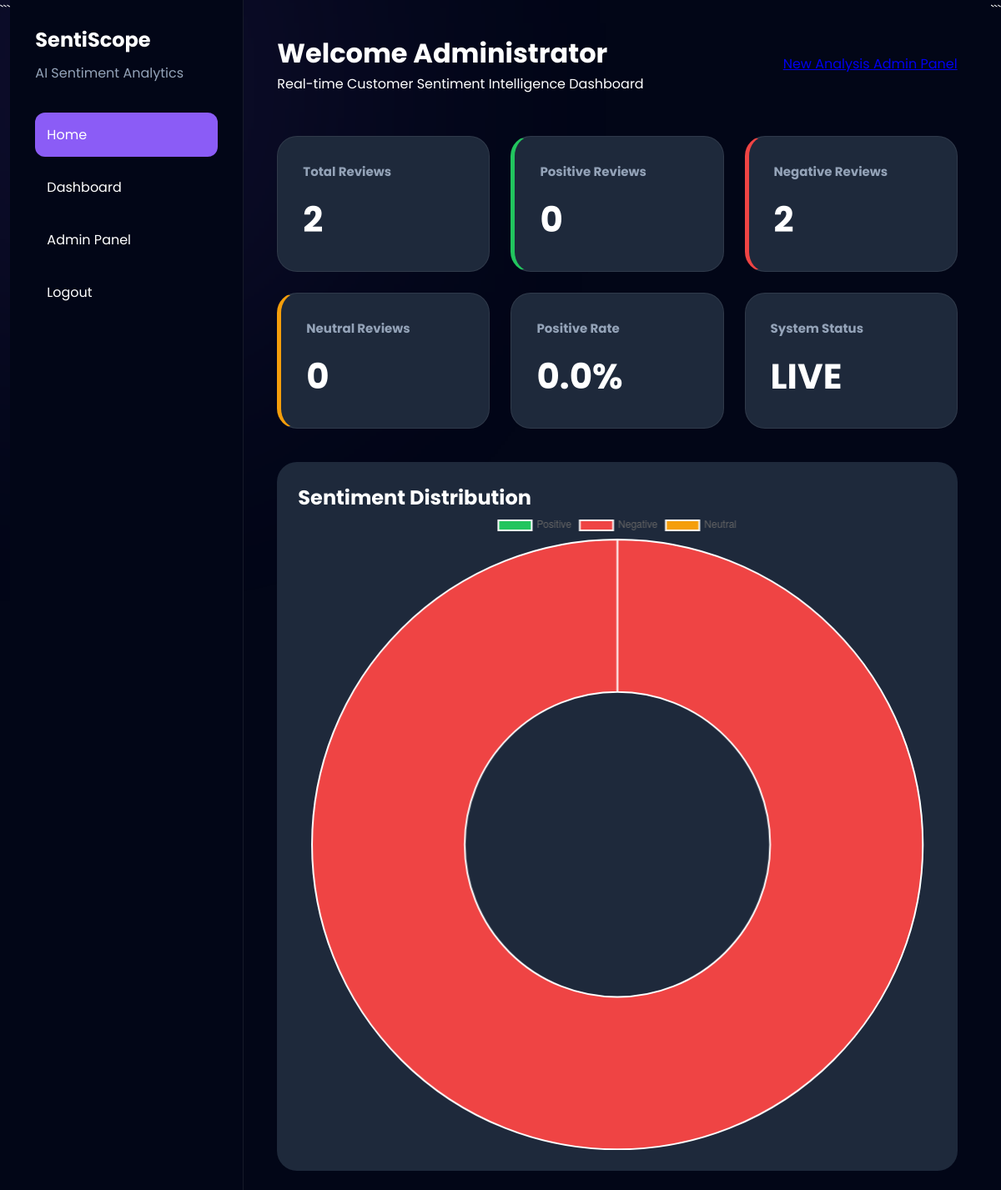
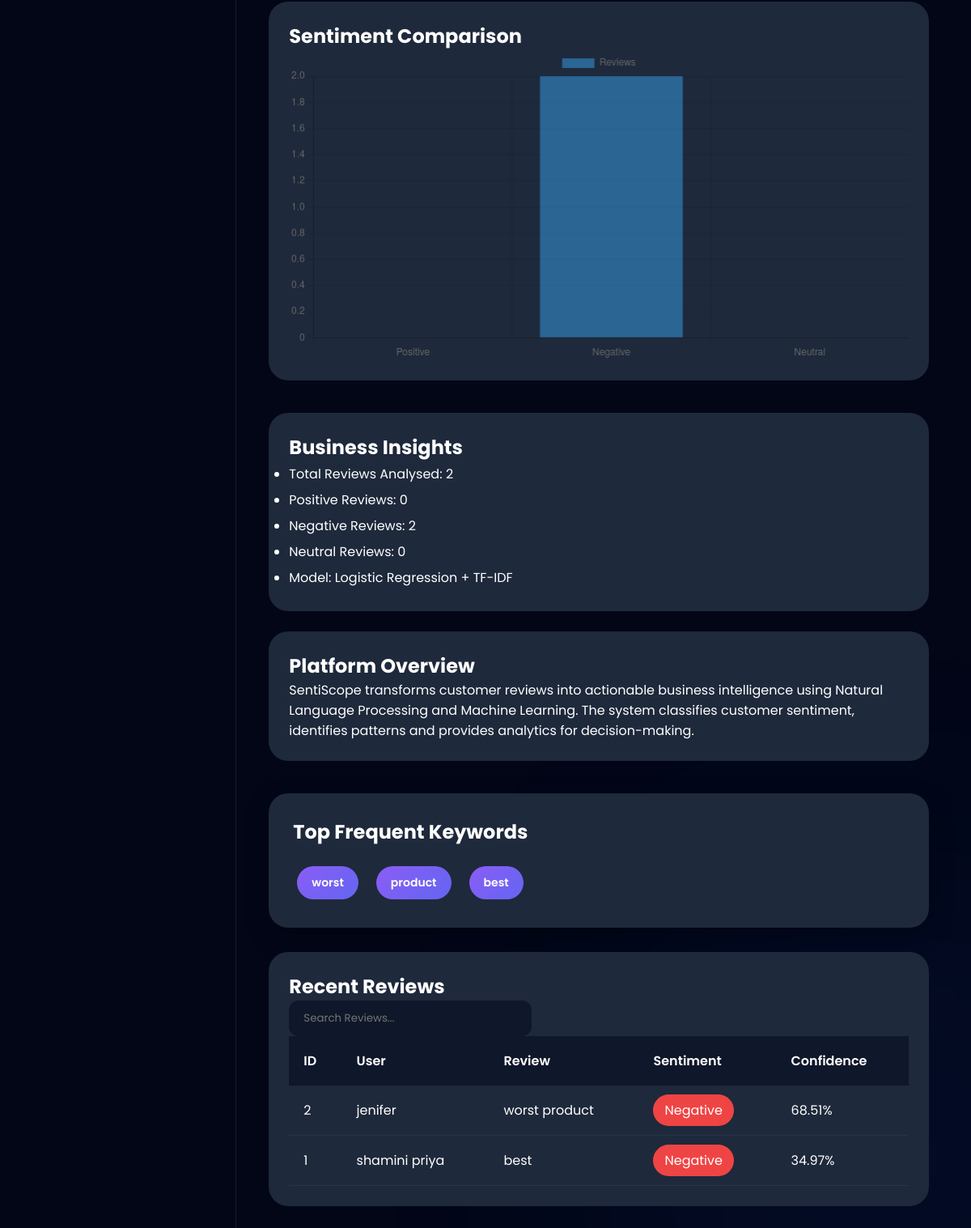
The app's page /dashboard (signed in) with its own data (2 pictures, top to bottom).
### tables this page shows
CREATE TABLE reviews(
        id INTEGER PRIMARY KEY AUTOINCREMENT,
        username TEXT,
        review_text TEXT,
        sentiment TEXT,
        confidence REAL,
        created_at DATETIME DEFAULT CURRENT_TIMESTAMP
    );

### app.py (the view)
@app.route("/dashboard")
def dashboard():
    if "user" not in session:
        return redirect("/login")
    conn = sqlite3.connect(DATABASE)
    cursor = conn.cursor()
    cursor.execute("SELECT * FROM reviews ORDER BY id DESC")
    reviews = cursor.fetchall()
    conn.close()
    total = len(reviews)
    positive = len([r for r in reviews if r[3] == "Positive"])
    negative = len([r for r in reviews if r[3] == "Negative"])
    neutral = len([r for r in reviews if r[3] == "Neutral"])
    avg_confidence = 0
    if total > 0:
        avg_confidence = round(sum(r[4] for r in reviews) / total, 2)
    positive_rate = 0
    negative_rate = 0
    neutral_rate = 0
    if total > 0:
        positive_rate = round((positive / total) * 100, 1)
        negative_rate = round((negative / total) * 100, 1)
        neutral_rate = round((neutral / total) * 100, 1)
    text = ""
    for r in reviews:
        text += " " + str(r[2])
    words = re.findall(r'\b[a-zA-Z]+\b', text.lower())
    stop_words = {
        "the","is","a","an","of","and","to","for","with",
        "this","that","was","are","very","good","bad","not",
        "but","have","has","had"
    }
    words = [w for w in words if w not in stop_words and len(w) > 2]
    keywords = [w for w, c in Counter(words).most_common(10)]
    return render_template(
        "dashboard.html",
        name=session["name"],
        role=session["role"],
        reviews=reviews,
        total=total,
        positive=positive,
        negative=negative,
        neutral=neutral,
        avg_confidence=avg_confidence,
        positive_rate=positive_rate,
        negative_rate=negative_rate,
        neutral_rate=neutral_rate,
        keywords=keywords
    )

### templates/dashboard.html (shortened to what this page needs)
<!DOCTYPE html>
<html lang="en">
<head>
<link rel="stylesheet"
href="{{ url_for('static', filename='css/style.css') }}">
</head>
<body>
<div class="dashboard-container">
```
<aside class="sidebar">
    <div class="brand">
        <h2> SentiScope</h2>
        <p>AI Sentiment Analytics</p>
    </div>
    <nav>
        <a href="/" class="active">
             Home
        </a>
        <a href="/dashboard">
             Dashboard
        </a>
        {% if role == "admin" %}
        <a href="/admin">
             Admin Panel
        </a>
        {% endif %}
        <a href="/logout">
             Logout
        </a>
    </nav>
</aside>
<main class="content">
    <div class="dashboard-header">
        <div>
            <h1>
                Welcome {{ name }}
            </h1>
            <p>
                Real-time Customer Sentiment Intelligence Dashboard
            </p>
        </div>
        <div class="dashboard-actions">
            <a href="/" class="action-btn">
                New Analysis
            </a>
            {% if role == "admin" %}
            <a href="/admin" class="action-btn admin-btn">
                Admin Panel
            </a>
            {% endif %}
        </div>
    </div>
    <div class="stats-grid">
        <div class="stat-card">
            <h3>Total Reviews</h3>
            <h1>{{ total }}</h1>
        </div>
        <div class="stat-card positive">
            <h3>Positive Reviews</h3>
            <h1>{{ positive }}</h1>
        </div>
        <div class="stat-card negative">
            <h3>Negative Reviews</h3>
            <h1>{{ negative }}</h1>
        </div>
        <div class="stat-card neutral">
            <h3>Neutral Reviews</h3>
            <h1>{{ neutral }}</h1>
        </div>
        <div class="stat-card">
            <h3>Positive Rate</h3>
            <h1>
                {% if total > 0 %}
                {{ ((positive/total)*100)|round(1) }}%
                {% else %}
                0%
                {% endif %}
            </h1>
        </div>
        <div class="stat-card">
            <h3>System Status</h3>
            <h1>LIVE</h1>
        </div>
    </div>
    <div class="chart-grid">
        <div class="chart-card">
            <h2>Sentiment Distribution</h2>
            <canvas id="pieChart"></canvas>
        </div>
        <div class="chart-card">
            <h2>Sentiment Comparison</h2>
            <canvas id="barChart"></canvas>
        </div>
    </div>
    <div class="chart-grid">
        <div class="chart-card">
            <h2>Business Insights</h2>
            <ul style="line-height:2">
                <li>Total Reviews Analysed: {{ total }}</li>
                <li>Positive Reviews: {{ positive }}</li>
                <li>Negative Reviews: {{ negative }}</li>
                <li>Neutral Reviews: {{ neutral }}</li>
                <li>Model: Logistic Regression + TF-IDF</li>
            </ul>
        </div>
        <div class="chart-card">
            <h2>Platform Overview</h2>
            <p>
                SentiScope transforms customer reviews into
                actionable business intelligence using
                Natural Language Processing and Machine Learning.
                The system classifies customer sentiment,
                identifies patterns and provides analytics
                for decision-making.
            </p>
        </div>
    </div>
    <div class="keywords-card">
        <h2>
             Top Frequent Keywords
        </h2>
        <div class="keyword-list">
            {% for word in keywords %}
            <span class="keyword-tag">
                {{ word }}
            </span>
            {% endfor %}
        </div>
    </div>
    <div class="reviews-card">
        <div class="card-header">
            <h2>
                Recent Reviews
            </h2>
            <input
            type="text"
            id="reviewSearch"
            placeholder="Search Reviews..."
            class="search-box">
        </div>
        <table id="reviewTable">
            <thead>
                <tr>
                    <th>ID</th>
                    <th>User</th>
                    <th>Review</th>
                    <th>Sentiment</th>
                    <th>Confidence</th>
                </tr>
            </thead>
            <tbody>
            {% for review in reviews %}
            <tr>
                <td>{{ review[0] }}</td>
                <td>{{ review[1] }}</td>
                <td>{{ review[2] }}</td>
                <td>
                    {% if review[3] == "Positive" %}
                    <span class="badge-positive">
                        Positive
                    </span>
                    {% elif review[3] == "Negative" %}
                    <span class="badge-negative">
                        Negative
                    </span>
                    {% else %}
                    <span class="badge-neutral">
                        Neutral
                    </span>
                    {% endif %}
                </td>
                <td>
                    {{ review[4] }}%
                </td>
            </tr>
            {% endfor %}
            </tbody>
        </table>
    </div>
</main>
```
</div>
<script>
const positive = {{ positive }};
const negative = {{ negative }};
const neutral = {{ neutral }};
new Chart(
document.getElementById('pieChart'),
{
type:'doughnut',
data:{
labels:['Positive','Negative','Neutral'],
datasets:[{
data:[positive,negative,neutral],
backgroundColor:[
'#22c55e',
'#ef4444',
'#f59e0b'
]
}]
}
}
);
new Chart(
document.getElementById('barChart'),
{
type:'bar',
data:{
labels:['Positive','Negative','Neutral'],
datasets:[{
label:'Reviews',
data:[positive,negative,neutral]
}]
}
}
);
document
.getElementById("reviewSearch")
.addEventListener("keyup", function(){
let filter =
this.value.toLowerCase();
let rows =
document.querySelectorAll(
"#reviewTable tbody tr"
);
rows.forEach(function(row){
let text =
row.innerText.toLowerCase();
row.style.display =
text.includes(filter)
? ""
: "none";
});
});
</script>
</body>
</html>

### static/css/style.css (style rules this page uses)
:root { --bg:#020617; --card:#0f172a; --card2:#1e293b; --border:rgba(255,255,255,.08); --primary:#8b5cf6; --primary2:#6366f1; --success:#22c55e; --danger:#ef4444; --warning:#f59e0b; --text:#ffffff; --muted:#94a3b8; --shadow: 0 20px 40px rgba(0,0,0,.35); --radius:24px; }
* { margin:0; padding:0; box-sizing:border-box; font-family:'Poppins',sans-serif; }
html { scroll-behavior:smooth; }
body { background:var(--bg); color:var(--text); overflow-x:hidden; min-height:100vh; }
body::before { content:''; position:fixed; width:500px; height:500px; background:#8b5cf6; top:-150px; left:-150px; filter:blur(180px); opacity:.15; z-index:-1; }
body::after { content:''; position:fixed; width:500px; height:500px; background:#2563eb; right:-150px; bottom:-150px; filter:blur(180px); opacity:.12; z-index:-1; }
.stats-grid { display:grid; grid-template-columns: repeat(auto-fit,minmax(240px,1fr)); gap:25px; margin-top:50px; }
.stat-card { background:var(--card2); border-radius:24px; padding:30px; transition:.3s; border:1px solid var(--border); }
.stat-card h3 { color:var(--muted); font-size:15px; margin-bottom:15px; }
.stat-card h1 { font-size:42px; font-weight:700; }
.positive { border-left:5px solid var(--success); }
.negative { border-left:5px solid var(--danger); }
.neutral { border-left:5px solid var(--warning); }
.dashboard-container { display:flex; min-height:100vh; }
.sidebar { width:280px; background:#020617; border-right:1px solid var(--border); padding:30px; }
.sidebar h2 { margin-bottom:10px; }
.sidebar p { color:var(--muted); margin-bottom:35px; }
.sidebar a { display:block; padding:14px; color:white; text-decoration:none; border-radius:12px; margin-bottom:10px; }
.sidebar a:hover, .sidebar .active { background:var(--primary); }
.content { flex:1; padding:40px; }
.dashboard-header { display:flex; justify-content:space-between; align-items:center; margin-bottom:40px; }
.chart-grid { display:grid; grid-template-columns: repeat(auto-fit,minmax(450px,1fr)); gap:25px; margin:40px 0; }
.chart-card { background:var(--card2); padding:25px; border-radius:24px; }
.keywords-card { background:var(--card2); padding:25px; border-radius:24px; margin-bottom:25px; }
.keyword-list { margin-top:20px; }
.keyword-tag { display:inline-block; background:var(--primary); padding:10px 16px; border-radius:50px; margin:5px; }
.reviews-card { background:var(--card2); border-radius:24px; padding:25px; overflow:auto; }
table { width:100%; border-collapse:collapse; }
th { text-align:left; padding:15px; background:#0f172a; }
td { padding:15px; border-bottom:1px solid rgba(255,255,255,.05); }
.search-box { padding:12px 15px; background:#0f172a; color:white; border:none; border-radius:12px; }
.badge-negative { background:var(--danger); padding:8px 14px; border-radius:30px; }
.keywords-card { background:#1e293b; padding:30px; border-radius:24px; margin-bottom:30px; box-shadow:0 10px 30px rgba(0,0,0,.25); }
.keyword-list { display:flex; flex-wrap:wrap; gap:12px; margin-top:20px; }
.keyword-tag { background:linear-gradient( 135deg, #8b5cf6, #6366f1 ); padding:10px 18px; border-radius:50px; font-size:14px; font-weight:600; }
.search-box { width:300px; padding:12px 18px; border:none; border-radius:12px; background:#0f172a; color:white; }
thead { background:#0f172a; }
th { padding:18px; text-align:left; font-weight:600; }
td { padding:18px; border-bottom:1px solid rgba(255,255,255,.05); }

### records on screen
reviews: id "2", username "jenifer", review_text "worst product", sentiment "Negative", confidence "68.51"
reviews: id "1", username "shamini priya", review_text "best", sentiment "Negative", confidence "34.97"

### other values on screen
{{ name }} "Administrator"
{{ total }} "2"
{{ positive }} "0"
{{ negative }} "2"
{{ neutral }} "0"
{{ ((positive/total)*100)|round(1) }} "0.0"
{{ word }} "worst" "product" "best"
chart data {{ positive }} 0
chart data {{ negative }} 2
chart data {{ neutral }} 0
